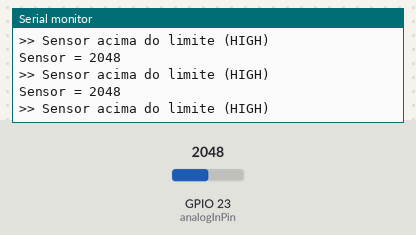
Recording of a sketch running on a simulated ESP32. Parts: the last lines printed to the serial monitor. The inputs (shaded band) are chosen by the test bench; at power-on: GPIO 23 (analogInPin) = 2048.

Above: at 1.2 s.
1.3 s: GPIO 23 (analogInPin) set to 1934
At 1.56 s:
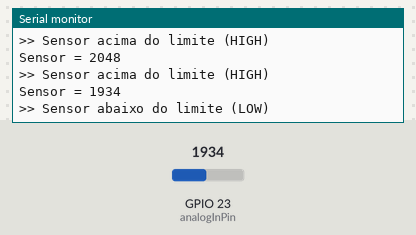
3.1 s: GPIO 23 (analogInPin) set to 2040
At 3.16 s:
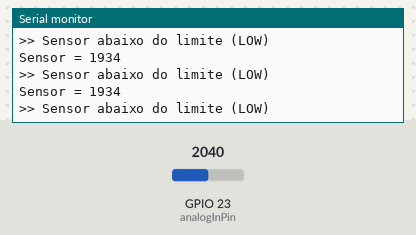
Timing chart, 0 to 6.1 s (numbered marks = the images above; inputs shaded):
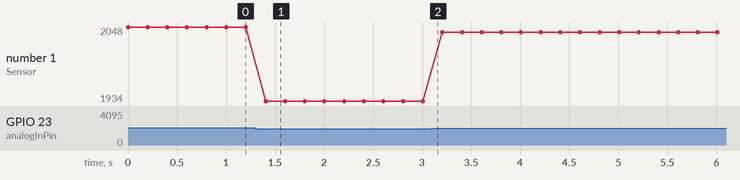

The sketch:

LDR.ino
```cpp
// Defina o pino ADC que será usado (exemplo: GPIO 34 é somente entrada analógica)
const int analogInPin = 23;   // Pino analógico do ESP32 (ADC1_CH6)

// Variáveis
int sensorValue = 0;          // Valor lido do sensor
int setpoint = 2000;          // Ajuste de acordo com a intensidade de luz desejada (0 a 4095 no ESP32)

void setup() {
  Serial.begin(115200);       // ESP32 geralmente trabalha bem em 115200 bps
}

void loop() {
  // Leitura do ADC (0–4095 por padrão no ESP32 de 12 bits)
  sensorValue = analogRead(analogInPin);

  // Imprime valor bruto do sensor
  Serial.print("Sensor = ");
  Serial.println(sensorValue);

  // Compara com setpoint e envia mensagem pela serial
  if (sensorValue < setpoint) {
    Serial.println(">> Sensor abaixo do limite (LOW)");
  } else {
    Serial.println(">> Sensor acima do limite (HIGH)");
  }

  delay(200);   // Aguarda 200 ms entre leituras
}
```

Measured:
- the behaviour switches between 2000 and 1999 on GPIO 23 (analogInPin) (found by bisection; images 0 and 1)
- after the input at 1.3 s, the serial monitor: prints a new line after 0.10 s (image 1)
- plotted number 1: 2048 → 1934 after the input at 1.3 s, 1934 → 2040 after the input at 3.1 s
